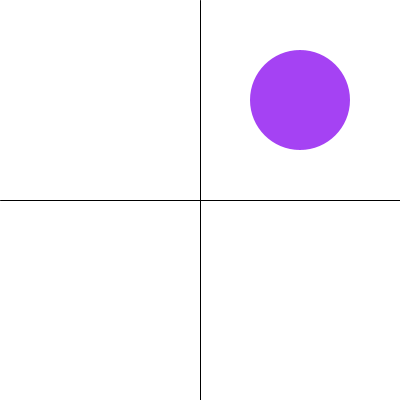
Frame 1 (no input)
Frame 60 (the mouse pressed at the canvas centre just before this capture): identical to frame 1, image omitted
Frame 120 (the mouse held since frame 60 and released just before this capture): identical to frame 1, image omitted

The Processing sketch that drew this single still picture (run headless with seeded random() and noise(); from frame 60 on, the mouse is pressed at the canvas centre):

// Processing sketch: S4_1130310317
// ── S4_1130310317.pde
class Ball{
  final int rad = 50;  //a fixed radius of 50 px
  int x, y;            //center's position of the ball
  color c;             //color of the ball
  
  //constructor for initialization
  Ball(){
    x = width/4 * 3;
    y = height/4;
    c = this.getRandomColor();
  }
  //display the ball
  void display(){
    noStroke();
    fill(c);
    ellipse(x, y, 2*rad, 2*rad);
  }
  //get a random color
  color getRandomColor(){
    return color((int)random(0, 256), (int)random(0, 256), (int)random(0, 256));  //randomize the color
   }
  //when the ball is being dragged
  void beingDragged(int x_dis, int y_dis){
    x = mouseX - x_dis;
    y = mouseY - y_dis;
    //this.display();
  }
  //when the ball is released
  void isReleased(int original_x, int original_y){
      if (mouseY > 0 && mouseY < height/2){  //if when released, the mouse is in the first two quadrants
        if (mouseX > width/2 && mouseX < width){  //if when released, the mouse is in the 1st quadrant
          x = width/4 * 3;
          y = height/4;
        }else if(mouseX > 0 && mouseX < width/2){  //if when released, the mouse is in the 2nd quadrant
          x = width/4;  
          y = height/4;
        }else{
          x = original_x; y = original_y;
        }
      }else if(mouseY > height/2 && mouseY < height){
        if(mouseX > 0 && mouseX < width/2){  //if when released, the mouse is in the 3rd quadrant
          x = width/4;
          y = height/4 * 3;
        }else if(mouseX > width/2 && mouseX < width){  //if when released, the mouse is in the 4th quadrant
          x = width/4 * 3;
          y = height/4 * 3;
        }else{
          x = original_x; y = original_y;
        }
      }else{
        x = original_x; y = original_y; 
      }
      c = this.getRandomColor();
      //this.display();
    }
}
Ball ball;
int x_dis, y_dis;
int original_x, original_y;
boolean mouseinball;
void setup(){
  size(400, 400);  //draw a square window of 400px wide and 400 px high
  background(255);  //with a white background
  ball = new Ball();  //instantiate an instance of class "Ball"
  x_dis = y_dis = 0;  //x_dis and y_dis records the distance between the mouse and the ball center on x direction
                      //and y direction respectively
  original_x = original_y = 0;  //original_x and original_y records the original coordinates of ball center
  mouseinball = false;  //represents whether the mouse pointer in inside the ball or not
  smooth();
}
void draw(){
  background(255);  //clear the screen
  stroke(0);  //the lines should be black
  line(0, height/2, width, height/2);  //draw a horizontal line
  line(width/2, 0, width/2, height);  //draw a 
  if (mousePressed && mouseinball) ball.beingDragged(x_dis, y_dis);
  ball.display();
}
void mousePressed(){
  if (dist(ball.x, ball.y, mouseX, mouseY) < ball.rad){
    original_x = ball.x;  //records the original position of ball center
    original_y = ball.y;
    x_dis = mouseX - original_x;  //update x_dis and y_dis  
    y_dis = mouseY - original_y;
    mouseinball = true;  //update mouseinball
  }  
}
void mouseReleased(){
  if (mouseinball) ball.isReleased(original_x, original_y);
  mouseinball = false;
}
